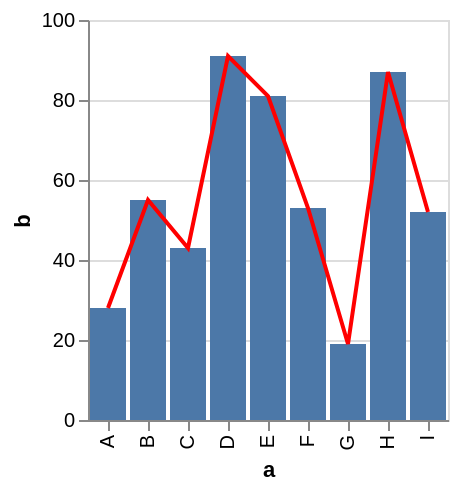

Write the Vega-Lite specification saved for this chart.
### Vega specification from a JSON file in a GitHub repository (floating-point values rounded to 4 significant figures)
{"$schema": "https://vega.github.io/schema/vega/v5.json", "background": "white", "padding": 5, "height": 200, "style": "cell", "data": [{"name": "source_0", "values": [{"a": "A", "b": 28}, {"a": "B", "b": 55}, {"a": "C", "b": 43}, {"a": "D", "b": 91}, {"a": "E", "b": 81}, {"a": "F", "b": 53}, {"a": "G", "b": 19}, {"a": "H", "b": 87}, {"a": "I", "b": 52}]}, {"name": "data_0", "source": "source_0", "transform": [{"type": "stack", "groupby": ["a"], "field": "b", "sort": {"field": [], "order": []}, "as": ["b_start", "b_end"], "offset": "zero"}, {"type": "filter", "expr": "isValid(datum[\"b\"]) && isFinite(+datum[\"b\"])"}]}], "signals": [{"name": "x_step", "value": 20}, {"name": "width", "update": "bandspace(domain('x').length, 0.1, 0.05) * x_step"}], "marks": [{"name": "layer_0_marks", "type": "rect", "style": ["bar"], "from": {"data": "data_0"}, "encode": {"update": {"fill": {"value": "#4c78a8"}, "ariaRoleDescription": {"value": "bar"}, "description": {"signal": "\"a: \" + (isValid(datum[\"a\"]) ? datum[\"a\"] : \"\"+datum[\"a\"]) + \"; b: \" + (format(datum[\"b\"], \"\"))"}, "x": {"scale": "x", "field": "a"}, "width": {"signal": "max(0.25, bandwidth('x'))"}, "y": {"scale": "y", "field": "b_end"}, "y2": {"scale": "y", "field": "b_start"}}}}, {"name": "layer_1_marks", "type": "line", "style": ["line"], "sort": {"field": "x"}, "from": {"data": "source_0"}, "encode": {"update": {"stroke": {"value": "red"}, "description": {"signal": "\"a: \" + (isValid(datum[\"a\"]) ? datum[\"a\"] : \"\"+datum[\"a\"]) + \"; b: \" + (format(datum[\"b\"], \"\"))"}, "x": {"scale": "x", "field": "a", "band": 0.5}, "y": {"scale": "y", "field": "b"}, "defined": {"signal": "isValid(datum[\"b\"]) && isFinite(+datum[\"b\"])"}}}}], "scales": [{"name": "x", "type": "band", "domain": {"fields": [{"data": "data_0", "field": "a"}, {"data": "source_0", "field": "a"}], "sort": true}, "range": {"step": {"signal": "x_step"}}, "paddingInner": 0.1, "paddingOuter": 0.05}, {"name": "y", "type": "linear", "domain": {"fields": [{"data": "data_0", "field": "b_start"}, {"data": "data_0", "field": "b_end"}, {"data": "source_0", "field": "b"}]}, "range": [{"signal": "height"}, 0], "nice": true, "zero": true}], "axes": [{"scale": "y", "orient": "left", "gridScale": "x", "grid": true, "tickCount": {"signal": "ceil(height/40)"}, "domain": false, "labels": false, "aria": false, "maxExtent": 0, "minExtent": 0, "ticks": false, "zindex": 0}, {"scale": "x", "orient": "bottom", "grid": false, "title": "a", "labelAlign": "right", "labelAngle": 270, "labelBaseline": "middle", "zindex": 0}, {"scale": "y", "orient": "left", "grid": false, "title": "b", "labelOverlap": true, "tickCount": {"signal": "ceil(height/40)"}, "zindex": 0}]}
